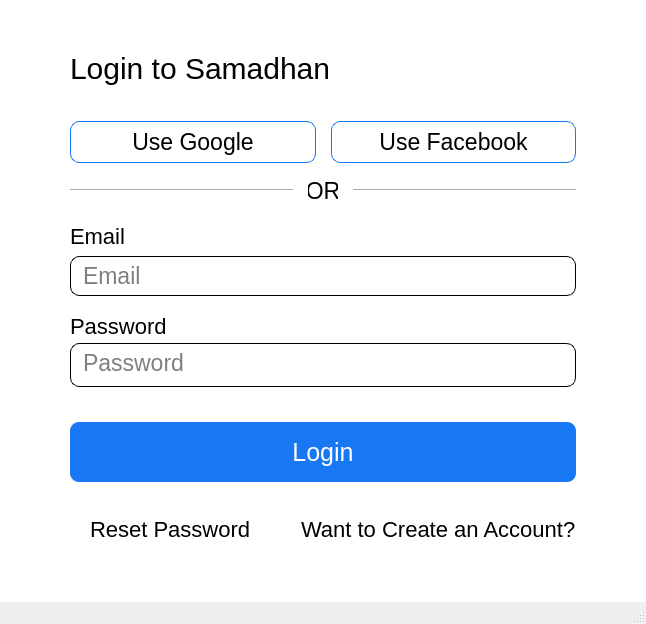
<?xml version="1.0" encoding="UTF-8"?>
<ui version="4.0">
 <class>MainWindow</class>
 <widget class="QMainWindow" name="MainWindow">
  <property name="geometry">
   <rect>
    <x>0</x>
    <y>0</y>
    <width>643</width>
    <height>624</height>
   </rect>
  </property>
  <property name="windowTitle">
   <string>MainWindow</string>
  </property>
  <property name="styleSheet">
   <string notr="true">
/* Set style for the main window: font family and background color */ /* This applies to all the widgets within the application */ QWidget {
}
font-family: Segoe UI Semibold; background-color: #fff;
/* Set font size for specific widgets */
</string>
  </property>
  <widget class="QWidget" name="centralwidget">
   <property name="styleSheet">
    <string notr="true">/* Set style for the main window: font family and background color */
/* This applies to all the widgets within the application */
QWidget {
    font-family: &quot;Segoe UI Semibold&quot;;
    background-color: #fff;
}

/* Set font size for specific widgets */
#create_acc_label {
    font-size: 30px;
}

#google_btn,
#fb_btn,
#or_lbl,
QLineEdit {
    font-size: 23px;
}

#email_lbl,
#pswrd_lbl,
#reset_btn,
#signup_btn {
    font-size: 22px;
}

#login_btn {
    font-size: 25px;
}

/* Style for google and facebook login buttons */
#google_btn,
#fb_btn {
    border: 1px solid #1877F2; /* Add a border with a specific color to these buttons */
    border-radius: 9px; /* Apply rounded corners to these buttons */
    min-height: 40px; /* Set a minimum height for these buttons */
}

#google_btn:hover,
#fb_btn:hover {
    background-color: #000; /* Change the background color on hover */
    color: #fff; /* Change text color on hover */
}

/* Style for &quot;Or&quot; label */
#or_lbl {
    text-align: center;
    min-width: 30px;
    max-width: 30px;
}

/* Style for email and password input sections */
#email_frame,
#password_frame {
    border: 1px solid #000;
    border-radius: 9px;
}

QLineEdit {
    border: none;
}

/* Style for the login button */
#login_btn {
    color: #fff; /* Set text color to white */
    background-color: #1877F2; /* Set background color to a specific shade of blue */
    border-radius: 9px; /* Apply rounded corners to the login button */
    min-height: 40px; /* Set a minimum height for the login button */
    padding: 10px; /* Add padding inside the login button */
    margin: 20px 0; /* Add margin to the top and bottom of the login button */
}

#login_btn:hover {
    background-color: #000; /* Change the background color on hover */
}

/* Style for reset and sign-in buttons */
#reset_btn,
#signup_btn {
    color: #000;
    border: none;
    text-align: left;
}

#reset_btn:hover,
#signup_btn:hover {
    color: #1877F2;
}
</string>
   </property>
   <layout class="QVBoxLayout" name="verticalLayout_3">
    <property name="spacing">
     <number>15</number>
    </property>
    <property name="leftMargin">
     <number>70</number>
    </property>
    <property name="topMargin">
     <number>30</number>
    </property>
    <property name="rightMargin">
     <number>70</number>
    </property>
    <property name="bottomMargin">
     <number>60</number>
    </property>
    <item>
     <widget class="QLabel" name="create_acc_label">
      <property name="text">
       <string>Login to Samadhan</string>
      </property>
     </widget>
    </item>
    <item>
     <layout class="QHBoxLayout" name="horizontalLayout">
      <item>
       <widget class="QPushButton" name="google_btn">
        <property name="cursor">
         <cursorShape>PointingHandCursor</cursorShape>
        </property>
        <property name="text">
         <string>Use Google</string>
        </property>
        <property name="icon">
         <iconset>
          <normaloff>../Images/google.png</normaloff>../Images/google.png</iconset>
        </property>
        <property name="iconSize">
         <size>
          <width>25</width>
          <height>25</height>
         </size>
        </property>
       </widget>
      </item>
      <item>
       <widget class="QPushButton" name="fb_btn">
        <property name="cursor">
         <cursorShape>PointingHandCursor</cursorShape>
        </property>
        <property name="text">
         <string>Use Facebook</string>
        </property>
        <property name="icon">
         <iconset>
          <normaloff>../Images/fb (1).png</normaloff>../Images/fb (1).png</iconset>
        </property>
        <property name="iconSize">
         <size>
          <width>25</width>
          <height>25</height>
         </size>
        </property>
       </widget>
      </item>
     </layout>
    </item>
    <item>
     <layout class="QHBoxLayout" name="horizontalLayout_2">
      <item>
       <widget class="Line" name="line_1">
        <property name="orientation">
         <enum>Qt::Horizontal</enum>
        </property>
       </widget>
      </item>
      <item>
       <widget class="QLabel" name="or_lbl">
        <property name="text">
         <string>OR</string>
        </property>
        <property name="alignment">
         <set>Qt::AlignCenter</set>
        </property>
       </widget>
      </item>
      <item>
       <widget class="Line" name="line_2">
        <property name="orientation">
         <enum>Qt::Horizontal</enum>
        </property>
       </widget>
      </item>
     </layout>
    </item>
    <item>
     <layout class="QVBoxLayout" name="verticalLayout">
      <property name="spacing">
       <number>2</number>
      </property>
      <item>
       <widget class="QLabel" name="email_lbl">
        <property name="text">
         <string>Email</string>
        </property>
       </widget>
      </item>
      <item>
       <widget class="QFrame" name="email_frame">
        <property name="frameShape">
         <enum>QFrame::StyledPanel</enum>
        </property>
        <property name="frameShadow">
         <enum>QFrame::Raised</enum>
        </property>
        <layout class="QHBoxLayout" name="horizontalLayout_3">
         <property name="spacing">
          <number>6</number>
         </property>
         <property name="leftMargin">
          <number>10</number>
         </property>
         <property name="topMargin">
          <number>5</number>
         </property>
         <property name="rightMargin">
          <number>5</number>
         </property>
         <property name="bottomMargin">
          <number>5</number>
         </property>
         <item>
          <widget class="QLineEdit" name="email_line_edit">
           <property name="maxLength">
            <number>30</number>
           </property>
           <property name="placeholderText">
            <string>Email</string>
           </property>
          </widget>
         </item>
         <item>
          <widget class="QLabel" name="at">
           <property name="minimumSize">
            <size>
             <width>24</width>
             <height>24</height>
            </size>
           </property>
           <property name="maximumSize">
            <size>
             <width>24</width>
             <height>24</height>
            </size>
           </property>
           <property name="text">
            <string/>
           </property>
           <property name="pixmap">
            <pixmap>../Images/at-solid.svg</pixmap>
           </property>
           <property name="scaledContents">
            <bool>true</bool>
           </property>
          </widget>
         </item>
        </layout>
       </widget>
      </item>
     </layout>
    </item>
    <item>
     <layout class="QVBoxLayout" name="verticalLayout_2">
      <property name="spacing">
       <number>2</number>
      </property>
      <item>
       <widget class="QLabel" name="pswrd_lbl">
        <property name="text">
         <string>Password</string>
        </property>
       </widget>
      </item>
      <item>
       <widget class="QFrame" name="password_frame">
        <property name="frameShape">
         <enum>QFrame::StyledPanel</enum>
        </property>
        <property name="frameShadow">
         <enum>QFrame::Raised</enum>
        </property>
        <layout class="QHBoxLayout" name="horizontalLayout_4">
         <property name="leftMargin">
          <number>10</number>
         </property>
         <property name="topMargin">
          <number>5</number>
         </property>
         <property name="rightMargin">
          <number>5</number>
         </property>
         <item>
          <widget class="QLineEdit" name="pswrd_line_edit">
           <property name="maxLength">
            <number>20</number>
           </property>
           <property name="echoMode">
            <enum>QLineEdit::Password</enum>
           </property>
           <property name="placeholderText">
            <string>Password</string>
           </property>
          </widget>
         </item>
         <item>
          <widget class="QLabel" name="lock">
           <property name="minimumSize">
            <size>
             <width>17</width>
             <height>20</height>
            </size>
           </property>
           <property name="maximumSize">
            <size>
             <width>17</width>
             <height>20</height>
            </size>
           </property>
           <property name="text">
            <string/>
           </property>
           <property name="pixmap">
            <pixmap>../Images/lock-solid.svg</pixmap>
           </property>
           <property name="scaledContents">
            <bool>true</bool>
           </property>
          </widget>
         </item>
        </layout>
       </widget>
      </item>
     </layout>
    </item>
    <item>
     <widget class="QPushButton" name="login_btn">
      <property name="cursor">
       <cursorShape>PointingHandCursor</cursorShape>
      </property>
      <property name="text">
       <string>Login</string>
      </property>
     </widget>
    </item>
    <item>
     <layout class="QHBoxLayout" name="horizontalLayout_5" stretch="0,0">
      <property name="spacing">
       <number>50</number>
      </property>
      <property name="leftMargin">
       <number>20</number>
      </property>
      <property name="rightMargin">
       <number>0</number>
      </property>
      <item>
       <widget class="QPushButton" name="reset_btn">
        <property name="cursor">
         <cursorShape>PointingHandCursor</cursorShape>
        </property>
        <property name="text">
         <string>Reset Password</string>
        </property>
       </widget>
      </item>
      <item>
       <widget class="QPushButton" name="signup_btn">
        <property name="cursor">
         <cursorShape>PointingHandCursor</cursorShape>
        </property>
        <property name="text">
         <string>Want to Create an Account?</string>
        </property>
       </widget>
      </item>
     </layout>
    </item>
   </layout>
  </widget>
  <widget class="QMenuBar" name="menubar">
   <property name="geometry">
    <rect>
     <x>0</x>
     <y>0</y>
     <width>643</width>
     <height>18</height>
    </rect>
   </property>
  </widget>
  <widget class="QStatusBar" name="statusbar"/>
 </widget>
 <resources/>
 <connections/>
</ui>
